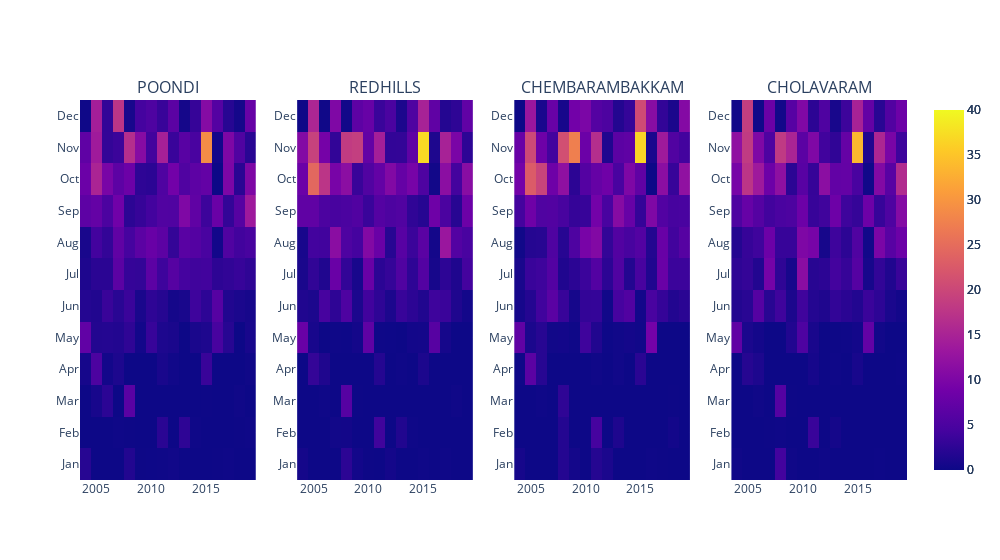

The notebook cell this image was saved under:
### Markdown cell above
**Inference**
* In the rainfall graph,we could see 4 peaks of rainfall in November month.
* The first set of rainfall which started on Nov'8 and third set which ended on Nov'17 filled all our reserviors.
* The last peak rains were extraoridnary which was same as the sum three set of rainfalls received before were not clearly useful as the reservors already reached peak levels.

### Code cell
mean_df=rain_df.groupby(["year","month"]).mean().reset_index()

fig=plotly.tools.make_subplots(rows=1,cols=4,subplot_titles=['POONDI', 'REDHILLS', 'CHEMBARAMBAKKAM',"CHOLAVARAM"])
c=1
for i in ['POONDI', 'REDHILLS', 'CHEMBARAMBAKKAM',"CHOLAVARAM"]:
    df=pd.pivot(data=mean_df,index="month",columns="year",values=i)
    df.index=['Jan', 'Feb', 'Mar', 'Apr', 'May', 'Jun','Jul', 'Aug', 'Sep', 'Oct', 'Nov', 'Dec']
    fig.append_trace(go.Heatmap(y=df.index,
                                x=df.columns,
                                z=df,
                                zmin=0,
                                zmid=30,
                                zmax=40
                            ),1,c)
    c+=1
fig["layout"].update(width=1000)
pyo.iplot(fig)

### Figure 1 — Plotly figure (JSON) as saved in the notebook; plotly's stock layout.template omitted (floating-point values rounded to 4 significant figures; data arrays with more than 128 entries replaced by an {"elided": "..."} marker saying what was removed)
{"data": [{"type": "heatmap", "x": [2004, 2005, 2006, 2007, 2008, 2009, 2010, 2011, 2012, 2013, 2014, 2015, 2016, 2017, 2018, 2019], "xaxis": "x", "y": ["Jan", "Feb", "Mar", "Apr", "May", "Jun", "Jul", "Aug", "Sep", "Oct", "Nov", "Dec"], "yaxis": "y", "z": {"elided": "12x16 float values"}, "zmax": 40, "zmid": 30, "zmin": 0}, {"type": "heatmap", "x": [2004, 2005, 2006, 2007, 2008, 2009, 2010, 2011, 2012, 2013, 2014, 2015, 2016, 2017, 2018, 2019], "xaxis": "x2", "y": ["Jan", "Feb", "Mar", "Apr", "May", "Jun", "Jul", "Aug", "Sep", "Oct", "Nov", "Dec"], "yaxis": "y2", "z": {"elided": "12x16 float values"}, "zmax": 40, "zmid": 30, "zmin": 0}, {"type": "heatmap", "x": [2004, 2005, 2006, 2007, 2008, 2009, 2010, 2011, 2012, 2013, 2014, 2015, 2016, 2017, 2018, 2019], "xaxis": "x3", "y": ["Jan", "Feb", "Mar", "Apr", "May", "Jun", "Jul", "Aug", "Sep", "Oct", "Nov", "Dec"], "yaxis": "y3", "z": {"elided": "12x16 float values"}, "zmax": 40, "zmid": 30, "zmin": 0}, {"type": "heatmap", "x": [2004, 2005, 2006, 2007, 2008, 2009, 2010, 2011, 2012, 2013, 2014, 2015, 2016, 2017, 2018, 2019], "xaxis": "x4", "y": ["Jan", "Feb", "Mar", "Apr", "May", "Jun", "Jul", "Aug", "Sep", "Oct", "Nov", "Dec"], "yaxis": "y4", "z": {"elided": "12x16 float values"}, "zmax": 40, "zmid": 30, "zmin": 0}], "layout": {"annotations": [{"font": {"size": 16}, "showarrow": false, "text": "POONDI", "x": 0.1062, "xanchor": "center", "xref": "paper", "y": 1, "yanchor": "bottom", "yref": "paper"}, {"font": {"size": 16}, "showarrow": false, "text": "REDHILLS", "x": 0.3688, "xanchor": "center", "xref": "paper", "y": 1, "yanchor": "bottom", "yref": "paper"}, {"font": {"size": 16}, "showarrow": false, "text": "CHEMBARAMBAKKAM", "x": 0.6313, "xanchor": "center", "xref": "paper", "y": 1, "yanchor": "bottom", "yref": "paper"}, {"font": {"size": 16}, "showarrow": false, "text": "CHOLAVARAM", "x": 0.8938, "xanchor": "center", "xref": "paper", "y": 1, "yanchor": "bottom", "yref": "paper"}], "width": 1000, "xaxis": {"anchor": "y", "domain": [0, 0.2125]}, "xaxis2": {"anchor": "y2", "domain": [0.2625, 0.475]}, "xaxis3": {"anchor": "y3", "domain": [0.525, 0.7375]}, "xaxis4": {"anchor": "y4", "domain": [0.7875, 1]}, "yaxis": {"anchor": "x", "domain": [0, 1]}, "yaxis2": {"anchor": "x2", "domain": [0, 1]}, "yaxis3": {"anchor": "x3", "domain": [0, 1]}, "yaxis4": {"anchor": "x4", "domain": [0, 1]}}}
